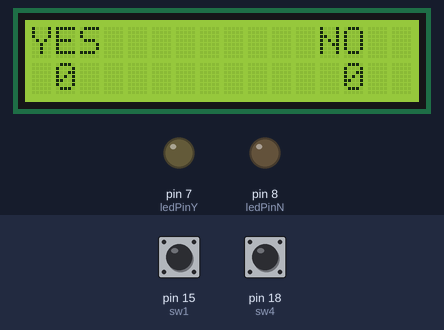
Bench run of a sketch on a simulated Arduino Uno, built with avr-gcc and run on an emulated ATmega328P. On the bench: 16×2 character LCD, output pins drawn as LEDs (lit = HIGH). The inputs (shaded band) are chosen by the test bench; at power-on: pin 15 (sw1) LOW, pin 18 (sw4) LOW. What the sketch prints to the serial monitor is not drawn.

Above: at 2.7 s.
2.8 s: pin 15 (sw1) pulled HIGH for 0.15 s
At 4.2 s:
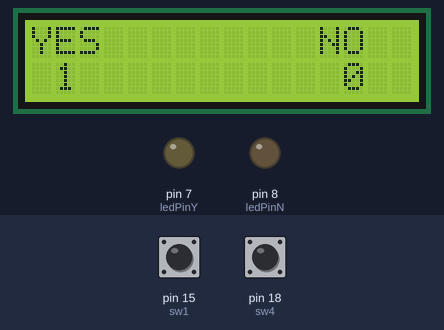
4.5 s: pin 18 (sw4) pulled HIGH for 0.15 s
At 5.4 s:
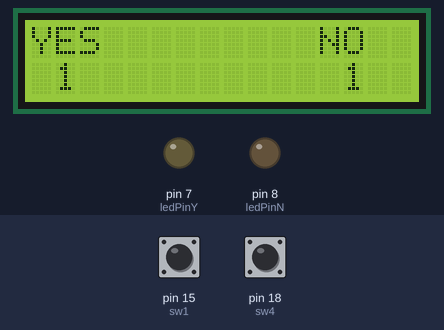
6.2 s: pin 15 (sw1) pulled HIGH for 1 s
At 8.0 s:
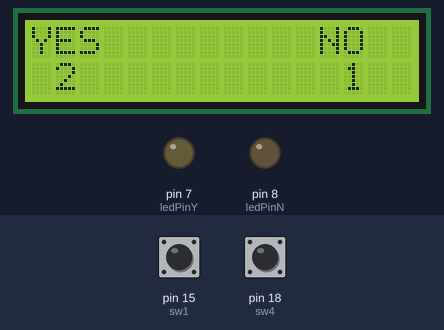
8.7 s: pin 18 (sw4) pulled HIGH for 1 s
At 10.9 s:
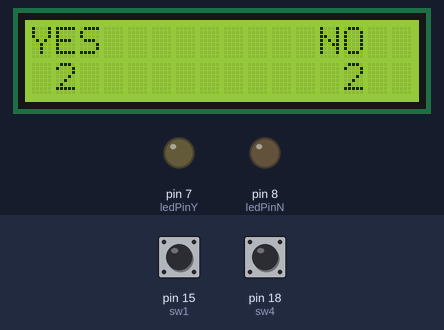
11.2 s: pin 15 (sw1) pulsed HIGH 2 times (0.12 s each, 0.3 s apart)
At 12.0 s:
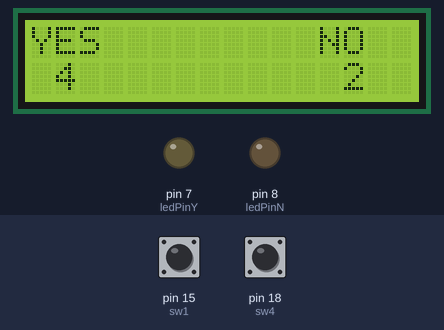
13.3 s: pin 18 (sw4) pulsed HIGH 5 times (0.12 s each, 0.3 s apart)
At 15.6 s:
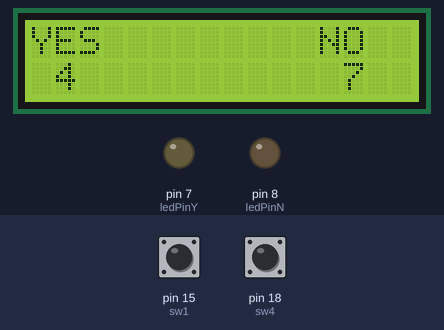
Timing chart, 0 to 17.1 s (numbered marks = the images above; inputs shaded):
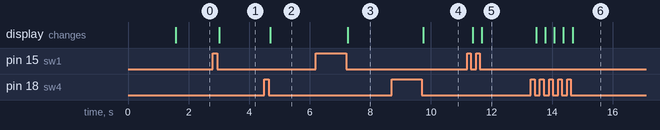

The sketch:

voting_machine_v2.ino
```cpp
#include<LiquidCrystal.h>
LiquidCrystal lcd(12, 11, 5, 4, 3, 2);
#define sw1 15
#define sw4 18

const int ledPinY = 7;
int ledStateY = LOW;         // the current state of the output pin
int buttonStateY;             // the current reading from the input pin
int lastButtonStateY = LOW;   // the previous reading from the input pin
long lastDebounceTimeY = 0;  // the last time the output pin was toggled
long debounceDelayY = 50;    // the debounce time; increase if the output flickers
int totalYesPress = 0;

const int ledPinN = 8;
int ledStateN = LOW;           // the current state of the output pin
int buttonStateN;             // the current reading from the input pin
int lastButtonStateN = LOW;   // the previous reading from the input pin
long lastDebounceTimeN = 0;  // the last time the output pin was toggled
long debounceDelayN = 50;    // the debounce time; increase if the output flickers
int totalNoPress = 0;


void setup()  {

  //initialize serial communications at a 9600 baud rate
  Serial.begin(9600);

  pinMode(sw1,INPUT);
  pinMode(ledPinY, OUTPUT);
  digitalWrite(ledPinY, ledStateY);

  pinMode(sw4,INPUT);
  pinMode(ledPinN, OUTPUT);
  digitalWrite(ledPinN, ledStateN);

  lcd.begin(16, 2);
  lcd.print("Have you been to");
  lcd.setCursor(0,1);
  lcd.print("Queens, NY?");
  delay(1500);

  lcd.clear();
  lcd.setCursor(0,0);
  lcd.print("YES");
  lcd.setCursor(4,0);
  lcd.setCursor(8,0);
  lcd.setCursor(12,0);
  lcd.print("NO");

}

void loop() {

  lcd.setCursor(0,0);
  lcd.print("YES");
  lcd.setCursor(1,1);
  lcd.print(totalYesPress);
  lcd.setCursor(12,0);
  lcd.print("NO");
  lcd.setCursor(13,1);
  lcd.print(totalNoPress);

  // read the state of the switch into a local variable
  int yesVal = digitalRead(sw1);
  int noVal = digitalRead(sw4);

  // check to see if you just pressed the button
  // (i.e. the input went from LOW to HIGH), and you've waited long enough
  // since the last press to ignore any noise:

  if (yesVal != lastButtonStateY) {
  // reset the debouncing timer
  lastDebounceTimeY = millis();
  }

  if (noVal != lastButtonStateN) {
  lastDebounceTimeN = millis();
  }


if ((millis() - lastDebounceTimeY) > debounceDelayY) {

  if(yesVal != buttonStateY) {
    buttonStateY = yesVal;

    //only toggle the LED if the new button state is HIGH
    if (buttonStateY == LOW) {
      ledStateY = !ledStateY;

      if(digitalRead(sw1)==0) {
      totalYesPress++;
      Serial.write(1);
      }
    }
  }
    else {
      ledStateY = LOW;
    }
}


if ((millis() - lastDebounceTimeN) > debounceDelayN) {

  if(noVal != buttonStateN) {
    buttonStateN = noVal;

    if (buttonStateN == LOW) {
      ledStateN = !ledStateN;

      if(digitalRead(sw4)==0) {
      totalNoPress++;
      Serial.write(4);
      }

    }
  }

  else {
      ledStateN = LOW;
    }
}

//set the LED
digitalWrite(ledPinY, ledStateY);
lastButtonStateY = yesVal;

digitalWrite(ledPinN, ledStateN);
lastButtonStateN = noVal;

}
```

Measured:
- after the input at 2.8 s, the display: changes after 0.20 s (image 1)
- after the input at 4.5 s, the display: changes after 0.20 s (image 2)
- after the input at 6.2 s, the display: changes after 1.1 s (image 3)
- after the input at 8.7 s, the display: changes after 1.1 s (image 4)
- after the input at 11.2 s, the display: first changes after 0.17 s (image 5 shows a later state)
- after the input at 13.3 s, the display: first changes after 0.17 s (image 6 shows a later state)
